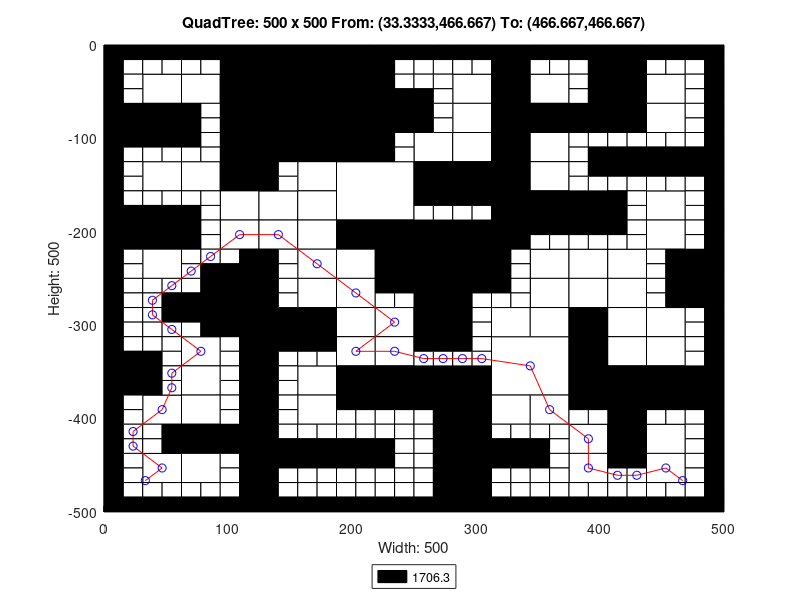

Reproduce this figure in MATLAB.
axis([0 500 -500 0]);
title('QuadTree: 500 x 500 From: (33.3333,466.667) To: (466.667,466.667)');
xlabel('Width: 500');
ylabel('Height: 500');
rectangle('Position',[125 -62.5 62.5 62.5], 'FaceColor',[0 0 0]);
rectangle('Position',[125 -125 62.5 62.5], 'FaceColor',[0 0 0]);
rectangle('Position',[187.5 -187.5 62.5 62.5], 'FaceColor',[1 1 1]);
rectangle('Position',[250 -250 62.5 62.5], 'FaceColor',[0 0 0]);
rectangle('Position',[312.5 -375 62.5 62.5], 'FaceColor',[1 1 1]);
rectangle('Position',[31.25 -62.5 31.25 31.25], 'FaceColor',[1 1 1]);
rectangle('Position',[93.75 -31.25 31.25 31.25], 'FaceColor',[0 0 0]);
rectangle('Position',[62.5 -62.5 31.25 31.25], 'FaceColor',[1 1 1]);
rectangle('Position',[93.75 -62.5 31.25 31.25], 'FaceColor',[0 0 0]);
rectangle('Position',[0 -93.75 31.25 31.25], 'FaceColor',[0 0 0]);
rectangle('Position',[31.25 -93.75 31.25 31.25], 'FaceColor',[0 0 0]);
rectangle('Position',[93.75 -93.75 31.25 31.25], 'FaceColor',[0 0 0]);
rectangle('Position',[93.75 -125 31.25 31.25], 'FaceColor',[0 0 0]);
rectangle('Position',[187.5 -31.25 31.25 31.25], 'FaceColor',[0 0 0]);
rectangle('Position',[187.5 -62.5 31.25 31.25], 'FaceColor',[0 0 0]);
rectangle('Position',[187.5 -93.75 31.25 31.25], 'FaceColor',[0 0 0]);
rectangle('Position',[218.75 -93.75 31.25 31.25], 'FaceColor',[0 0 0]);
rectangle('Position',[187.5 -125 31.25 31.25], 'FaceColor',[0 0 0]);
rectangle('Position',[31.25 -156.25 31.25 31.25], 'FaceColor',[1 1 1]);
rectangle('Position',[62.5 -156.25 31.25 31.25], 'FaceColor',[1 1 1]);
rectangle('Position',[93.75 -156.25 31.25 31.25], 'FaceColor',[0 0 0]);
rectangle('Position',[93.75 -187.5 31.25 31.25], 'FaceColor',[1 1 1]);
rectangle('Position',[0 -218.75 31.25 31.25], 'FaceColor',[0 0 0]);
rectangle('Position',[31.25 -218.75 31.25 31.25], 'FaceColor',[0 0 0]);
rectangle('Position',[31.25 -250 31.25 31.25], 'FaceColor',[1 1 1]);
rectangle('Position',[93.75 -218.75 31.25 31.25], 'FaceColor',[1 1 1]);
rectangle('Position',[156.25 -156.25 31.25 31.25], 'FaceColor',[1 1 1]);
rectangle('Position',[125 -187.5 31.25 31.25], 'FaceColor',[1 1 1]);
rectangle('Position',[156.25 -187.5 31.25 31.25], 'FaceColor',[1 1 1]);
rectangle('Position',[125 -218.75 31.25 31.25], 'FaceColor',[1 1 1]);
rectangle('Position',[156.25 -218.75 31.25 31.25], 'FaceColor',[1 1 1]);
rectangle('Position',[156.25 -250 31.25 31.25], 'FaceColor',[1 1 1]);
rectangle('Position',[187.5 -218.75 31.25 31.25], 'FaceColor',[0 0 0]);
rectangle('Position',[218.75 -218.75 31.25 31.25], 'FaceColor',[0 0 0]);
rectangle('Position',[187.5 -250 31.25 31.25], 'FaceColor',[1 1 1]);
rectangle('Position',[218.75 -250 31.25 31.25], 'FaceColor',[0 0 0]);
rectangle('Position',[281.25 -62.5 31.25 31.25], 'FaceColor',[1 1 1]);
rectangle('Position',[312.5 -31.25 31.25 31.25], 'FaceColor',[0 0 0]);
rectangle('Position',[312.5 -62.5 31.25 31.25], 'FaceColor',[0 0 0]);
rectangle('Position',[343.75 -62.5 31.25 31.25], 'FaceColor',[1 1 1]);
rectangle('Position',[281.25 -93.75 31.25 31.25], 'FaceColor',[1 1 1]);
rectangle('Position',[250 -125 31.25 31.25], 'FaceColor',[1 1 1]);
rectangle('Position',[281.25 -125 31.25 31.25], 'FaceColor',[1 1 1]);
rectangle('Position',[312.5 -93.75 31.25 31.25], 'FaceColor',[0 0 0]);
rectangle('Position',[343.75 -93.75 31.25 31.25], 'FaceColor',[0 0 0]);
rectangle('Position',[312.5 -125 31.25 31.25], 'FaceColor',[0 0 0]);
rectangle('Position',[343.75 -125 31.25 31.25], 'FaceColor',[1 1 1]);
rectangle('Position',[406.25 -31.25 31.25 31.25], 'FaceColor',[0 0 0]);
rectangle('Position',[406.25 -62.5 31.25 31.25], 'FaceColor',[0 0 0]);
rectangle('Position',[437.5 -62.5 31.25 31.25], 'FaceColor',[1 1 1]);
rectangle('Position',[375 -93.75 31.25 31.25], 'FaceColor',[0 0 0]);
rectangle('Position',[406.25 -93.75 31.25 31.25], 'FaceColor',[0 0 0]);
rectangle('Position',[437.5 -93.75 31.25 31.25], 'FaceColor',[1 1 1]);
rectangle('Position',[250 -156.25 31.25 31.25], 'FaceColor',[0 0 0]);
rectangle('Position',[281.25 -156.25 31.25 31.25], 'FaceColor',[0 0 0]);
rectangle('Position',[312.5 -156.25 31.25 31.25], 'FaceColor',[0 0 0]);
rectangle('Position',[343.75 -156.25 31.25 31.25], 'FaceColor',[1 1 1]);
rectangle('Position',[312.5 -187.5 31.25 31.25], 'FaceColor',[0 0 0]);
rectangle('Position',[343.75 -187.5 31.25 31.25], 'FaceColor',[0 0 0]);
rectangle('Position',[312.5 -218.75 31.25 31.25], 'FaceColor',[0 0 0]);
rectangle('Position',[343.75 -250 31.25 31.25], 'FaceColor',[1 1 1]);
rectangle('Position',[375 -187.5 31.25 31.25], 'FaceColor',[0 0 0]);
rectangle('Position',[437.5 -187.5 31.25 31.25], 'FaceColor',[1 1 1]);
rectangle('Position',[375 -250 31.25 31.25], 'FaceColor',[1 1 1]);
rectangle('Position',[406.25 -250 31.25 31.25], 'FaceColor',[1 1 1]);
rectangle('Position',[437.5 -218.75 31.25 31.25], 'FaceColor',[1 1 1]);
rectangle('Position',[468.75 -250 31.25 31.25], 'FaceColor',[0 0 0]);
rectangle('Position',[93.75 -281.25 31.25 31.25], 'FaceColor',[0 0 0]);
rectangle('Position',[93.75 -312.5 31.25 31.25], 'FaceColor',[0 0 0]);
rectangle('Position',[0 -375 31.25 31.25], 'FaceColor',[0 0 0]);
rectangle('Position',[62.5 -343.75 31.25 31.25], 'FaceColor',[1 1 1]);
rectangle('Position',[62.5 -375 31.25 31.25], 'FaceColor',[1 1 1]);
rectangle('Position',[156.25 -281.25 31.25 31.25], 'FaceColor',[1 1 1]);
rectangle('Position',[125 -312.5 31.25 31.25], 'FaceColor',[0 0 0]);
rectangle('Position',[156.25 -312.5 31.25 31.25], 'FaceColor',[0 0 0]);
rectangle('Position',[187.5 -281.25 31.25 31.25], 'FaceColor',[1 1 1]);
rectangle('Position',[187.5 -312.5 31.25 31.25], 'FaceColor',[1 1 1]);
rectangle('Position',[218.75 -312.5 31.25 31.25], 'FaceColor',[1 1 1]);
rectangle('Position',[156.25 -375 31.25 31.25], 'FaceColor',[1 1 1]);
rectangle('Position',[187.5 -343.75 31.25 31.25], 'FaceColor',[1 1 1]);
rectangle('Position',[218.75 -343.75 31.25 31.25], 'FaceColor',[1 1 1]);
rectangle('Position',[187.5 -375 31.25 31.25], 'FaceColor',[0 0 0]);
rectangle('Position',[218.75 -375 31.25 31.25], 'FaceColor',[0 0 0]);
rectangle('Position',[31.25 -406.25 31.25 31.25], 'FaceColor',[1 1 1]);
rectangle('Position',[62.5 -406.25 31.25 31.25], 'FaceColor',[1 1 1]);
rectangle('Position',[62.5 -437.5 31.25 31.25], 'FaceColor',[0 0 0]);
rectangle('Position',[93.75 -437.5 31.25 31.25], 'FaceColor',[0 0 0]);
rectangle('Position',[31.25 -468.75 31.25 31.25], 'FaceColor',[1 1 1]);
rectangle('Position',[62.5 -468.75 31.25 31.25], 'FaceColor',[1 1 1]);
rectangle('Position',[156.25 -406.25 31.25 31.25], 'FaceColor',[1 1 1]);
rectangle('Position',[250 -281.25 31.25 31.25], 'FaceColor',[0 0 0]);
rectangle('Position',[250 -312.5 31.25 31.25], 'FaceColor',[0 0 0]);
rectangle('Position',[343.75 -281.25 31.25 31.25], 'FaceColor',[1 1 1]);
rectangle('Position',[312.5 -312.5 31.25 31.25], 'FaceColor',[1 1 1]);
rectangle('Position',[343.75 -312.5 31.25 31.25], 'FaceColor',[1 1 1]);
rectangle('Position',[250 -375 31.25 31.25], 'FaceColor',[0 0 0]);
rectangle('Position',[281.25 -375 31.25 31.25], 'FaceColor',[0 0 0]);
rectangle('Position',[375 -281.25 31.25 31.25], 'FaceColor',[1 1 1]);
rectangle('Position',[406.25 -281.25 31.25 31.25], 'FaceColor',[1 1 1]);
rectangle('Position',[375 -312.5 31.25 31.25], 'FaceColor',[0 0 0]);
rectangle('Position',[406.25 -312.5 31.25 31.25], 'FaceColor',[1 1 1]);
rectangle('Position',[468.75 -281.25 31.25 31.25], 'FaceColor',[0 0 0]);
rectangle('Position',[437.5 -312.5 31.25 31.25], 'FaceColor',[1 1 1]);
rectangle('Position',[375 -343.75 31.25 31.25], 'FaceColor',[0 0 0]);
rectangle('Position',[406.25 -343.75 31.25 31.25], 'FaceColor',[1 1 1]);
rectangle('Position',[375 -375 31.25 31.25], 'FaceColor',[0 0 0]);
rectangle('Position',[406.25 -375 31.25 31.25], 'FaceColor',[0 0 0]);
rectangle('Position',[437.5 -343.75 31.25 31.25], 'FaceColor',[1 1 1]);
rectangle('Position',[437.5 -375 31.25 31.25], 'FaceColor',[0 0 0]);
rectangle('Position',[468.75 -375 31.25 31.25], 'FaceColor',[0 0 0]);
rectangle('Position',[281.25 -406.25 31.25 31.25], 'FaceColor',[0 0 0]);
rectangle('Position',[281.25 -437.5 31.25 31.25], 'FaceColor',[0 0 0]);
rectangle('Position',[312.5 -406.25 31.25 31.25], 'FaceColor',[1 1 1]);
rectangle('Position',[343.75 -406.25 31.25 31.25], 'FaceColor',[1 1 1]);
rectangle('Position',[281.25 -468.75 31.25 31.25], 'FaceColor',[0 0 0]);
rectangle('Position',[281.25 -500 31.25 31.25], 'FaceColor',[0 0 0]);
rectangle('Position',[406.25 -406.25 31.25 31.25], 'FaceColor',[0 0 0]);
rectangle('Position',[375 -437.5 31.25 31.25], 'FaceColor',[1 1 1]);
rectangle('Position',[406.25 -437.5 31.25 31.25], 'FaceColor',[0 0 0]);
rectangle('Position',[437.5 -437.5 31.25 31.25], 'FaceColor',[1 1 1]);
rectangle('Position',[375 -468.75 31.25 31.25], 'FaceColor',[1 1 1]);
rectangle('Position',[437.5 -468.75 31.25 31.25], 'FaceColor',[1 1 1]);
rectangle('Position',[0 -15.625 15.625 15.625], 'FaceColor',[0 0 0]);
rectangle('Position',[15.625 -15.625 15.625 15.625], 'FaceColor',[0 0 0]);
rectangle('Position',[0 -31.25 15.625 15.625], 'FaceColor',[0 0 0]);
rectangle('Position',[15.625 -31.25 15.625 15.625], 'FaceColor',[1 1 1]);
rectangle('Position',[31.25 -15.625 15.625 15.625], 'FaceColor',[0 0 0]);
rectangle('Position',[46.875 -15.625 15.625 15.625], 'FaceColor',[0 0 0]);
rectangle('Position',[31.25 -31.25 15.625 15.625], 'FaceColor',[1 1 1]);
rectangle('Position',[46.875 -31.25 15.625 15.625], 'FaceColor',[1 1 1]);
rectangle('Position',[0 -46.875 15.625 15.625], 'FaceColor',[0 0 0]);
rectangle('Position',[15.625 -46.875 15.625 15.625], 'FaceColor',[1 1 1]);
rectangle('Position',[0 -62.5 15.625 15.625], 'FaceColor',[0 0 0]);
rectangle('Position',[15.625 -62.5 15.625 15.625], 'FaceColor',[1 1 1]);
rectangle('Position',[62.5 -15.625 15.625 15.625], 'FaceColor',[0 0 0]);
rectangle('Position',[78.125 -15.625 15.625 15.625], 'FaceColor',[0 0 0]);
rectangle('Position',[62.5 -31.25 15.625 15.625], 'FaceColor',[1 1 1]);
rectangle('Position',[78.125 -31.25 15.625 15.625], 'FaceColor',[1 1 1]);
rectangle('Position',[0 -109.375 15.625 15.625], 'FaceColor',[0 0 0]);
rectangle('Position',[15.625 -109.375 15.625 15.625], 'FaceColor',[0 0 0]);
rectangle('Position',[0 -125 15.625 15.625], 'FaceColor',[0 0 0]);
rectangle('Position',[15.625 -125 15.625 15.625], 'FaceColor',[1 1 1]);
rectangle('Position',[31.25 -109.375 15.625 15.625], 'FaceColor',[0 0 0]);
rectangle('Position',[46.875 -109.375 15.625 15.625], 'FaceColor',[0 0 0]);
rectangle('Position',[31.25 -125 15.625 15.625], 'FaceColor',[1 1 1]);
rectangle('Position',[46.875 -125 15.625 15.625], 'FaceColor',[1 1 1]);
rectangle('Position',[62.5 -78.125 15.625 15.625], 'FaceColor',[0 0 0]);
rectangle('Position',[78.125 -78.125 15.625 15.625], 'FaceColor',[1 1 1]);
rectangle('Position',[62.5 -93.75 15.625 15.625], 'FaceColor',[0 0 0]);
rectangle('Position',[78.125 -93.75 15.625 15.625], 'FaceColor',[1 1 1]);
rectangle('Position',[62.5 -109.375 15.625 15.625], 'FaceColor',[0 0 0]);
rectangle('Position',[78.125 -109.375 15.625 15.625], 'FaceColor',[1 1 1]);
rectangle('Position',[62.5 -125 15.625 15.625], 'FaceColor',[1 1 1]);
rectangle('Position',[78.125 -125 15.625 15.625], 'FaceColor',[1 1 1]);
rectangle('Position',[218.75 -15.625 15.625 15.625], 'FaceColor',[0 0 0]);
rectangle('Position',[234.375 -15.625 15.625 15.625], 'FaceColor',[0 0 0]);
rectangle('Position',[218.75 -31.25 15.625 15.625], 'FaceColor',[0 0 0]);
rectangle('Position',[234.375 -31.25 15.625 15.625], 'FaceColor',[1 1 1]);
rectangle('Position',[218.75 -46.875 15.625 15.625], 'FaceColor',[0 0 0]);
rectangle('Position',[234.375 -46.875 15.625 15.625], 'FaceColor',[1 1 1]);
rectangle('Position',[218.75 -62.5 15.625 15.625], 'FaceColor',[0 0 0]);
rectangle('Position',[234.375 -62.5 15.625 15.625], 'FaceColor',[0 0 0]);
rectangle('Position',[218.75 -109.375 15.625 15.625], 'FaceColor',[0 0 0]);
rectangle('Position',[234.375 -109.375 15.625 15.625], 'FaceColor',[1 1 1]);
rectangle('Position',[218.75 -125 15.625 15.625], 'FaceColor',[0 0 0]);
rectangle('Position',[234.375 -125 15.625 15.625], 'FaceColor',[1 1 1]);
rectangle('Position',[0 -140.625 15.625 15.625], 'FaceColor',[0 0 0]);
rectangle('Position',[15.625 -140.625 15.625 15.625], 'FaceColor',[1 1 1]);
rectangle('Position',[0 -156.25 15.625 15.625], 'FaceColor',[0 0 0]);
rectangle('Position',[15.625 -156.25 15.625 15.625], 'FaceColor',[1 1 1]);
rectangle('Position',[0 -171.875 15.625 15.625], 'FaceColor',[0 0 0]);
rectangle('Position',[15.625 -171.875 15.625 15.625], 'FaceColor',[1 1 1]);
rectangle('Position',[0 -187.5 15.625 15.625], 'FaceColor',[0 0 0]);
rectangle('Position',[15.625 -187.5 15.625 15.625], 'FaceColor',[0 0 0]);
rectangle('Position',[31.25 -171.875 15.625 15.625], 'FaceColor',[1 1 1]);
rectangle('Position',[46.875 -171.875 15.625 15.625], 'FaceColor',[1 1 1]);
rectangle('Position',[31.25 -187.5 15.625 15.625], 'FaceColor',[0 0 0]);
rectangle('Position',[46.875 -187.5 15.625 15.625], 'FaceColor',[0 0 0]);
rectangle('Position',[62.5 -171.875 15.625 15.625], 'FaceColor',[1 1 1]);
rectangle('Position',[78.125 -171.875 15.625 15.625], 'FaceColor',[1 1 1]);
rectangle('Position',[62.5 -187.5 15.625 15.625], 'FaceColor',[0 0 0]);
rectangle('Position',[78.125 -187.5 15.625 15.625], 'FaceColor',[1 1 1]);
rectangle('Position',[0 -234.375 15.625 15.625], 'FaceColor',[0 0 0]);
rectangle('Position',[15.625 -234.375 15.625 15.625], 'FaceColor',[1 1 1]);
rectangle('Position',[0 -250 15.625 15.625], 'FaceColor',[0 0 0]);
rectangle('Position',[15.625 -250 15.625 15.625], 'FaceColor',[1 1 1]);
rectangle('Position',[62.5 -203.125 15.625 15.625], 'FaceColor',[0 0 0]);
rectangle('Position',[78.125 -203.125 15.625 15.625], 'FaceColor',[1 1 1]);
rectangle('Position',[62.5 -218.75 15.625 15.625], 'FaceColor',[0 0 0]);
rectangle('Position',[78.125 -218.75 15.625 15.625], 'FaceColor',[1 1 1]);
rectangle('Position',[62.5 -234.375 15.625 15.625], 'FaceColor',[1 1 1]);
rectangle('Position',[78.125 -234.375 15.625 15.625], 'FaceColor',[1 1 1]);
rectangle('Position',[62.5 -250 15.625 15.625], 'FaceColor',[1 1 1]);
rectangle('Position',[78.125 -250 15.625 15.625], 'FaceColor',[0 0 0]);
rectangle('Position',[93.75 -234.375 15.625 15.625], 'FaceColor',[1 1 1]);
rectangle('Position',[109.375 -234.375 15.625 15.625], 'FaceColor',[0 0 0]);
rectangle('Position',[93.75 -250 15.625 15.625], 'FaceColor',[0 0 0]);
rectangle('Position',[109.375 -250 15.625 15.625], 'FaceColor',[0 0 0]);
rectangle('Position',[125 -140.625 15.625 15.625], 'FaceColor',[0 0 0]);
rectangle('Position',[140.625 -140.625 15.625 15.625], 'FaceColor',[1 1 1]);
rectangle('Position',[125 -156.25 15.625 15.625], 'FaceColor',[0 0 0]);
rectangle('Position',[140.625 -156.25 15.625 15.625], 'FaceColor',[1 1 1]);
rectangle('Position',[125 -234.375 15.625 15.625], 'FaceColor',[0 0 0]);
rectangle('Position',[140.625 -234.375 15.625 15.625], 'FaceColor',[1 1 1]);
rectangle('Position',[125 -250 15.625 15.625], 'FaceColor',[0 0 0]);
rectangle('Position',[140.625 -250 15.625 15.625], 'FaceColor',[1 1 1]);
rectangle('Position',[250 -15.625 15.625 15.625], 'FaceColor',[0 0 0]);
rectangle('Position',[265.625 -15.625 15.625 15.625], 'FaceColor',[0 0 0]);
rectangle('Position',[250 -31.25 15.625 15.625], 'FaceColor',[1 1 1]);
rectangle('Position',[265.625 -31.25 15.625 15.625], 'FaceColor',[1 1 1]);
rectangle('Position',[281.25 -15.625 15.625 15.625], 'FaceColor',[0 0 0]);
rectangle('Position',[296.875 -15.625 15.625 15.625], 'FaceColor',[0 0 0]);
rectangle('Position',[281.25 -31.25 15.625 15.625], 'FaceColor',[1 1 1]);
rectangle('Position',[296.875 -31.25 15.625 15.625], 'FaceColor',[1 1 1]);
rectangle('Position',[250 -46.875 15.625 15.625], 'FaceColor',[1 1 1]);
rectangle('Position',[265.625 -46.875 15.625 15.625], 'FaceColor',[1 1 1]);
rectangle('Position',[250 -62.5 15.625 15.625], 'FaceColor',[0 0 0]);
rectangle('Position',[265.625 -62.5 15.625 15.625], 'FaceColor',[1 1 1]);
rectangle('Position',[343.75 -15.625 15.625 15.625], 'FaceColor',[0 0 0]);
rectangle('Position',[359.375 -15.625 15.625 15.625], 'FaceColor',[0 0 0]);
rectangle('Position',[343.75 -31.25 15.625 15.625], 'FaceColor',[1 1 1]);
rectangle('Position',[359.375 -31.25 15.625 15.625], 'FaceColor',[1 1 1]);
rectangle('Position',[250 -78.125 15.625 15.625], 'FaceColor',[0 0 0]);
rectangle('Position',[265.625 -78.125 15.625 15.625], 'FaceColor',[1 1 1]);
rectangle('Position',[250 -93.75 15.625 15.625], 'FaceColor',[0 0 0]);
rectangle('Position',[265.625 -93.75 15.625 15.625], 'FaceColor',[1 1 1]);
rectangle('Position',[375 -15.625 15.625 15.625], 'FaceColor',[0 0 0]);
rectangle('Position',[390.625 -15.625 15.625 15.625], 'FaceColor',[0 0 0]);
rectangle('Position',[375 -31.25 15.625 15.625], 'FaceColor',[1 1 1]);
rectangle('Position',[390.625 -31.25 15.625 15.625], 'FaceColor',[0 0 0]);
rectangle('Position',[375 -46.875 15.625 15.625], 'FaceColor',[1 1 1]);
rectangle('Position',[390.625 -46.875 15.625 15.625], 'FaceColor',[0 0 0]);
rectangle('Position',[375 -62.5 15.625 15.625], 'FaceColor',[1 1 1]);
rectangle('Position',[390.625 -62.5 15.625 15.625], 'FaceColor',[0 0 0]);
rectangle('Position',[437.5 -15.625 15.625 15.625], 'FaceColor',[0 0 0]);
rectangle('Position',[453.125 -15.625 15.625 15.625], 'FaceColor',[0 0 0]);
rectangle('Position',[437.5 -31.25 15.625 15.625], 'FaceColor',[1 1 1]);
rectangle('Position',[453.125 -31.25 15.625 15.625], 'FaceColor',[1 1 1]);
rectangle('Position',[468.75 -15.625 15.625 15.625], 'FaceColor',[0 0 0]);
rectangle('Position',[484.375 -15.625 15.625 15.625], 'FaceColor',[0 0 0]);
rectangle('Position',[468.75 -31.25 15.625 15.625], 'FaceColor',[1 1 1]);
rectangle('Position',[484.375 -31.25 15.625 15.625], 'FaceColor',[0 0 0]);
rectangle('Position',[468.75 -46.875 15.625 15.625], 'FaceColor',[1 1 1]);
rectangle('Position',[484.375 -46.875 15.625 15.625], 'FaceColor',[0 0 0]);
rectangle('Position',[468.75 -62.5 15.625 15.625], 'FaceColor',[1 1 1]);
rectangle('Position',[484.375 -62.5 15.625 15.625], 'FaceColor',[0 0 0]);
rectangle('Position',[375 -109.375 15.625 15.625], 'FaceColor',[1 1 1]);
rectangle('Position',[390.625 -109.375 15.625 15.625], 'FaceColor',[1 1 1]);
rectangle('Position',[375 -125 15.625 15.625], 'FaceColor',[1 1 1]);
rectangle('Position',[390.625 -125 15.625 15.625], 'FaceColor',[0 0 0]);
rectangle('Position',[406.25 -109.375 15.625 15.625], 'FaceColor',[1 1 1]);
rectangle('Position',[421.875 -109.375 15.625 15.625], 'FaceColor',[1 1 1]);
rectangle('Position',[406.25 -125 15.625 15.625], 'FaceColor',[0 0 0]);
rectangle('Position',[421.875 -125 15.625 15.625], 'FaceColor',[0 0 0]);
rectangle('Position',[468.75 -78.125 15.625 15.625], 'FaceColor',[1 1 1]);
rectangle('Position',[484.375 -78.125 15.625 15.625], 'FaceColor',[0 0 0]);
rectangle('Position',[468.75 -93.75 15.625 15.625], 'FaceColor',[1 1 1]);
rectangle('Position',[484.375 -93.75 15.625 15.625], 'FaceColor',[0 0 0]);
rectangle('Position',[437.5 -109.375 15.625 15.625], 'FaceColor',[1 1 1]);
rectangle('Position',[453.125 -109.375 15.625 15.625], 'FaceColor',[1 1 1]);
rectangle('Position',[437.5 -125 15.625 15.625], 'FaceColor',[0 0 0]);
rectangle('Position',[453.125 -125 15.625 15.625], 'FaceColor',[0 0 0]);
rectangle('Position',[468.75 -109.375 15.625 15.625], 'FaceColor',[1 1 1]);
rectangle('Position',[484.375 -109.375 15.625 15.625], 'FaceColor',[0 0 0]);
rectangle('Position',[468.75 -125 15.625 15.625], 'FaceColor',[0 0 0]);
rectangle('Position',[484.375 -125 15.625 15.625], 'FaceColor',[0 0 0]);
rectangle('Position',[250 -171.875 15.625 15.625], 'FaceColor',[0 0 0]);
rectangle('Position',[265.625 -171.875 15.625 15.625], 'FaceColor',[0 0 0]);
rectangle('Position',[250 -187.5 15.625 15.625], 'FaceColor',[1 1 1]);
rectangle('Position',[265.625 -187.5 15.625 15.625], 'FaceColor',[1 1 1]);
rectangle('Position',[281.25 -171.875 15.625 15.625], 'FaceColor',[0 0 0]);
rectangle('Position',[296.875 -171.875 15.625 15.625], 'FaceColor',[0 0 0]);
rectangle('Position',[281.25 -187.5 15.625 15.625], 'FaceColor',[1 1 1]);
rectangle('Position',[296.875 -187.5 15.625 15.625], 'FaceColor',[1 1 1]);
rectangle('Position',[343.75 -203.125 15.625 15.625], 'FaceColor',[0 0 0]);
rectangle('Position',[359.375 -203.125 15.625 15.625], 'FaceColor',[0 0 0]);
rectangle('Position',[343.75 -218.75 15.625 15.625], 'FaceColor',[1 1 1]);
rectangle('Position',[359.375 -218.75 15.625 15.625], 'FaceColor',[1 1 1]);
rectangle('Position',[312.5 -234.375 15.625 15.625], 'FaceColor',[0 0 0]);
rectangle('Position',[328.125 -234.375 15.625 15.625], 'FaceColor',[1 1 1]);
rectangle('Position',[312.5 -250 15.625 15.625], 'FaceColor',[0 0 0]);
rectangle('Position',[328.125 -250 15.625 15.625], 'FaceColor',[1 1 1]);
rectangle('Position',[375 -140.625 15.625 15.625], 'FaceColor',[1 1 1]);
rectangle('Position',[390.625 -140.625 15.625 15.625], 'FaceColor',[0 0 0]);
rectangle('Position',[375 -156.25 15.625 15.625], 'FaceColor',[1 1 1]);
rectangle('Position',[390.625 -156.25 15.625 15.625], 'FaceColor',[1 1 1]);
rectangle('Position',[406.25 -140.625 15.625 15.625], 'FaceColor',[0 0 0]);
rectangle('Position',[421.875 -140.625 15.625 15.625], 'FaceColor',[0 0 0]);
rectangle('Position',[406.25 -156.25 15.625 15.625], 'FaceColor',[1 1 1]);
rectangle('Position',[421.875 -156.25 15.625 15.625], 'FaceColor',[1 1 1]);
rectangle('Position',[406.25 -171.875 15.625 15.625], 'FaceColor',[0 0 0]);
rectangle('Position',[421.875 -171.875 15.625 15.625], 'FaceColor',[1 1 1]);
rectangle('Position',[406.25 -187.5 15.625 15.625], 'FaceColor',[0 0 0]);
rectangle('Position',[421.875 -187.5 15.625 15.625], 'FaceColor',[1 1 1]);
rectangle('Position',[437.5 -140.625 15.625 15.625], 'FaceColor',[0 0 0]);
rectangle('Position',[453.125 -140.625 15.625 15.625], 'FaceColor',[0 0 0]);
rectangle('Position',[437.5 -156.25 15.625 15.625], 'FaceColor',[1 1 1]);
rectangle('Position',[453.125 -156.25 15.625 15.625], 'FaceColor',[1 1 1]);
rectangle('Position',[468.75 -140.625 15.625 15.625], 'FaceColor',[0 0 0]);
rectangle('Position',[484.375 -140.625 15.625 15.625], 'FaceColor',[0 0 0]);
rectangle('Position',[468.75 -156.25 15.625 15.625], 'FaceColor',[1 1 1]);
rectangle('Position',[484.375 -156.25 15.625 15.625], 'FaceColor',[0 0 0]);
rectangle('Position',[468.75 -171.875 15.625 15.625], 'FaceColor',[1 1 1]);
rectangle('Position',[484.375 -171.875 15.625 15.625], 'FaceColor',[0 0 0]);
rectangle('Position',[468.75 -187.5 15.625 15.625], 'FaceColor',[1 1 1]);
rectangle('Position',[484.375 -187.5 15.625 15.625], 'FaceColor',[0 0 0]);
rectangle('Position',[375 -203.125 15.625 15.625], 'FaceColor',[0 0 0]);
rectangle('Position',[390.625 -203.125 15.625 15.625], 'FaceColor',[0 0 0]);
rectangle('Position',[375 -218.75 15.625 15.625], 'FaceColor',[1 1 1]);
rectangle('Position',[390.625 -218.75 15.625 15.625], 'FaceColor',[1 1 1]);
rectangle('Position',[406.25 -203.125 15.625 15.625], 'FaceColor',[0 0 0]);
rectangle('Position',[421.875 -203.125 15.625 15.625], 'FaceColor',[1 1 1]);
rectangle('Position',[406.25 -218.75 15.625 15.625], 'FaceColor',[1 1 1]);
rectangle('Position',[421.875 -218.75 15.625 15.625], 'FaceColor',[1 1 1]);
rectangle('Position',[468.75 -203.125 15.625 15.625], 'FaceColor',[1 1 1]);
rectangle('Position',[484.375 -203.125 15.625 15.625], 'FaceColor',[0 0 0]);
rectangle('Position',[468.75 -218.75 15.625 15.625], 'FaceColor',[1 1 1]);
rectangle('Position',[484.375 -218.75 15.625 15.625], 'FaceColor',[0 0 0]);
rectangle('Position',[437.5 -234.375 15.625 15.625], 'FaceColor',[1 1 1]);
rectangle('Position',[453.125 -234.375 15.625 15.625], 'FaceColor',[0 0 0]);
rectangle('Position',[437.5 -250 15.625 15.625], 'FaceColor',[1 1 1]);
rectangle('Position',[453.125 -250 15.625 15.625], 'FaceColor',[0 0 0]);
rectangle('Position',[0 -265.625 15.625 15.625], 'FaceColor',[0 0 0]);
rectangle('Position',[15.625 -265.625 15.625 15.625], 'FaceColor',[1 1 1]);
rectangle('Position',[0 -281.25 15.625 15.625], 'FaceColor',[0 0 0]);
rectangle('Position',[15.625 -281.25 15.625 15.625], 'FaceColor',[1 1 1]);
rectangle('Position',[31.25 -265.625 15.625 15.625], 'FaceColor',[1 1 1]);
rectangle('Position',[46.875 -265.625 15.625 15.625], 'FaceColor',[1 1 1]);
rectangle('Position',[31.25 -281.25 15.625 15.625], 'FaceColor',[1 1 1]);
rectangle('Position',[46.875 -281.25 15.625 15.625], 'FaceColor',[0 0 0]);
rectangle('Position',[0 -296.875 15.625 15.625], 'FaceColor',[0 0 0]);
rectangle('Position',[15.625 -296.875 15.625 15.625], 'FaceColor',[1 1 1]);
rectangle('Position',[0 -312.5 15.625 15.625], 'FaceColor',[0 0 0]);
rectangle('Position',[15.625 -312.5 15.625 15.625], 'FaceColor',[1 1 1]);
rectangle('Position',[31.25 -296.875 15.625 15.625], 'FaceColor',[1 1 1]);
rectangle('Position',[46.875 -296.875 15.625 15.625], 'FaceColor',[0 0 0]);
rectangle('Position',[31.25 -312.5 15.625 15.625], 'FaceColor',[1 1 1]);
rectangle('Position',[46.875 -312.5 15.625 15.625], 'FaceColor',[1 1 1]);
rectangle('Position',[62.5 -265.625 15.625 15.625], 'FaceColor',[1 1 1]);
rectangle('Position',[78.125 -265.625 15.625 15.625], 'FaceColor',[0 0 0]);
rectangle('Position',[62.5 -281.25 15.625 15.625], 'FaceColor',[0 0 0]);
rectangle('Position',[78.125 -281.25 15.625 15.625], 'FaceColor',[0 0 0]);
rectangle('Position',[62.5 -296.875 15.625 15.625], 'FaceColor',[0 0 0]);
rectangle('Position',[78.125 -296.875 15.625 15.625], 'FaceColor',[0 0 0]);
rectangle('Position',[62.5 -312.5 15.625 15.625], 'FaceColor',[1 1 1]);
rectangle('Position',[78.125 -312.5 15.625 15.625], 'FaceColor',[0 0 0]);
rectangle('Position',[0 -328.125 15.625 15.625], 'FaceColor',[0 0 0]);
rectangle('Position',[15.625 -328.125 15.625 15.625], 'FaceColor',[1 1 1]);
rectangle('Position',[0 -343.75 15.625 15.625], 'FaceColor',[0 0 0]);
rectangle('Position',[15.625 -343.75 15.625 15.625], 'FaceColor',[0 0 0]);
rectangle('Position',[31.25 -328.125 15.625 15.625], 'FaceColor',[1 1 1]);
rectangle('Position',[46.875 -328.125 15.625 15.625], 'FaceColor',[1 1 1]);
rectangle('Position',[31.25 -343.75 15.625 15.625], 'FaceColor',[0 0 0]);
rectangle('Position',[46.875 -343.75 15.625 15.625], 'FaceColor',[1 1 1]);
rectangle('Position',[31.25 -359.375 15.625 15.625], 'FaceColor',[0 0 0]);
rectangle('Position',[46.875 -359.375 15.625 15.625], 'FaceColor',[1 1 1]);
rectangle('Position',[31.25 -375 15.625 15.625], 'FaceColor',[0 0 0]);
rectangle('Position',[46.875 -375 15.625 15.625], 'FaceColor',[1 1 1]);
rectangle('Position',[93.75 -328.125 15.625 15.625], 'FaceColor',[1 1 1]);
rectangle('Position',[109.375 -328.125 15.625 15.625], 'FaceColor',[0 0 0]);
rectangle('Position',[93.75 -343.75 15.625 15.625], 'FaceColor',[1 1 1]);
rectangle('Position',[109.375 -343.75 15.625 15.625], 'FaceColor',[0 0 0]);
rectangle('Position',[93.75 -359.375 15.625 15.625], 'FaceColor',[1 1 1]);
rectangle('Position',[109.375 -359.375 15.625 15.625], 'FaceColor',[0 0 0]);
rectangle('Position',[93.75 -375 15.625 15.625], 'FaceColor',[1 1 1]);
rectangle('Position',[109.375 -375 15.625 15.625], 'FaceColor',[0 0 0]);
rectangle('Position',[125 -265.625 15.625 15.625], 'FaceColor',[0 0 0]);
rectangle('Position',[140.625 -265.625 15.625 15.625], 'FaceColor',[1 1 1]);
rectangle('Position',[125 -281.25 15.625 15.625], 'FaceColor',[0 0 0]);
rectangle('Position',[140.625 -281.25 15.625 15.625], 'FaceColor',[1 1 1]);
rectangle('Position',[218.75 -265.625 15.625 15.625], 'FaceColor',[0 0 0]);
rectangle('Position',[234.375 -265.625 15.625 15.625], 'FaceColor',[0 0 0]);
rectangle('Position',[218.75 -281.25 15.625 15.625], 'FaceColor',[1 1 1]);
rectangle('Position',[234.375 -281.25 15.625 15.625], 'FaceColor',[1 1 1]);
rectangle('Position',[125 -328.125 15.625 15.625], 'FaceColor',[0 0 0]);
rectangle('Position',[140.625 -328.125 15.625 15.625], 'FaceColor',[0 0 0]);
rectangle('Position',[125 -343.75 15.625 15.625], 'FaceColor',[0 0 0]);
rectangle('Position',[140.625 -343.75 15.625 15.625], 'FaceColor',[1 1 1]);
rectangle('Position',[156.25 -328.125 15.625 15.625], 'FaceColor',[0 0 0]);
rectangle('Position',[171.875 -328.125 15.625 15.625], 'FaceColor',[0 0 0]);
rectangle('Position',[156.25 -343.75 15.625 15.625], 'FaceColor',[1 1 1]);
rectangle('Position',[171.875 -343.75 15.625 15.625], 'FaceColor',[1 1 1]);
rectangle('Position',[125 -359.375 15.625 15.625], 'FaceColor',[0 0 0]);
rectangle('Position',[140.625 -359.375 15.625 15.625], 'FaceColor',[1 1 1]);
rectangle('Position',[125 -375 15.625 15.625], 'FaceColor',[0 0 0]);
rectangle('Position',[140.625 -375 15.625 15.625], 'FaceColor',[1 1 1]);
rectangle('Position',[0 -390.625 15.625 15.625], 'FaceColor',[0 0 0]);
rectangle('Position',[15.625 -390.625 15.625 15.625], 'FaceColor',[1 1 1]);
rectangle('Position',[0 -406.25 15.625 15.625], 'FaceColor',[0 0 0]);
rectangle('Position',[15.625 -406.25 15.625 15.625], 'FaceColor',[1 1 1]);
rectangle('Position',[0 -421.875 15.625 15.625], 'FaceColor',[0 0 0]);
rectangle('Position',[15.625 -421.875 15.625 15.625], 'FaceColor',[1 1 1]);
rectangle('Position',[0 -437.5 15.625 15.625], 'FaceColor',[0 0 0]);
rectangle('Position',[15.625 -437.5 15.625 15.625], 'FaceColor',[1 1 1]);
rectangle('Position',[31.25 -421.875 15.625 15.625], 'FaceColor',[1 1 1]);
rectangle('Position',[46.875 -421.875 15.625 15.625], 'FaceColor',[0 0 0]);
rectangle('Position',[31.25 -437.5 15.625 15.625], 'FaceColor',[1 1 1]);
rectangle('Position',[46.875 -437.5 15.625 15.625], 'FaceColor',[0 0 0]);
rectangle('Position',[93.75 -390.625 15.625 15.625], 'FaceColor',[1 1 1]);
rectangle('Position',[109.375 -390.625 15.625 15.625], 'FaceColor',[0 0 0]);
rectangle('Position',[93.75 -406.25 15.625 15.625], 'FaceColor',[1 1 1]);
rectangle('Position',[109.375 -406.25 15.625 15.625], 'FaceColor',[0 0 0]);
rectangle('Position',[0 -453.125 15.625 15.625], 'FaceColor',[0 0 0]);
rectangle('Position',[15.625 -453.125 15.625 15.625], 'FaceColor',[1 1 1]);
rectangle('Position',[0 -468.75 15.625 15.625], 'FaceColor',[0 0 0]);
rectangle('Position',[15.625 -468.75 15.625 15.625], 'FaceColor',[1 1 1]);
rectangle('Position',[0 -484.375 15.625 15.625], 'FaceColor',[0 0 0]);
rectangle('Position',[15.625 -484.375 15.625 15.625], 'FaceColor',[1 1 1]);
rectangle('Position',[0 -500 15.625 15.625], 'FaceColor',[0 0 0]);
rectangle('Position',[15.625 -500 15.625 15.625], 'FaceColor',[0 0 0]);
rectangle('Position',[31.25 -484.375 15.625 15.625], 'FaceColor',[1 1 1]);
rectangle('Position',[46.875 -484.375 15.625 15.625], 'FaceColor',[1 1 1]);
rectangle('Position',[31.25 -500 15.625 15.625], 'FaceColor',[0 0 0]);
rectangle('Position',[46.875 -500 15.625 15.625], 'FaceColor',[0 0 0]);
rectangle('Position',[93.75 -453.125 15.625 15.625], 'FaceColor',[1 1 1]);
rectangle('Position',[109.375 -453.125 15.625 15.625], 'FaceColor',[0 0 0]);
rectangle('Position',[93.75 -468.75 15.625 15.625], 'FaceColor',[1 1 1]);
rectangle('Position',[109.375 -468.75 15.625 15.625], 'FaceColor',[0 0 0]);
rectangle('Position',[62.5 -484.375 15.625 15.625], 'FaceColor',[1 1 1]);
rectangle('Position',[78.125 -484.375 15.625 15.625], 'FaceColor',[1 1 1]);
rectangle('Position',[62.5 -500 15.625 15.625], 'FaceColor',[0 0 0]);
rectangle('Position',[78.125 -500 15.625 15.625], 'FaceColor',[0 0 0]);
rectangle('Position',[93.75 -484.375 15.625 15.625], 'FaceColor',[1 1 1]);
rectangle('Position',[109.375 -484.375 15.625 15.625], 'FaceColor',[0 0 0]);
rectangle('Position',[93.75 -500 15.625 15.625], 'FaceColor',[0 0 0]);
rectangle('Position',[109.375 -500 15.625 15.625], 'FaceColor',[0 0 0]);
rectangle('Position',[125 -390.625 15.625 15.625], 'FaceColor',[0 0 0]);
rectangle('Position',[140.625 -390.625 15.625 15.625], 'FaceColor',[1 1 1]);
rectangle('Position',[125 -406.25 15.625 15.625], 'FaceColor',[0 0 0]);
rectangle('Position',[140.625 -406.25 15.625 15.625], 'FaceColor',[1 1 1]);
rectangle('Position',[125 -421.875 15.625 15.625], 'FaceColor',[0 0 0]);
rectangle('Position',[140.625 -421.875 15.625 15.625], 'FaceColor',[1 1 1]);
rectangle('Position',[125 -437.5 15.625 15.625], 'FaceColor',[0 0 0]);
rectangle('Position',[140.625 -437.5 15.625 15.625], 'FaceColor',[0 0 0]);
rectangle('Position',[156.25 -421.875 15.625 15.625], 'FaceColor',[1 1 1]);
rectangle('Position',[171.875 -421.875 15.625 15.625], 'FaceColor',[1 1 1]);
rectangle('Position',[156.25 -437.5 15.625 15.625], 'FaceColor',[0 0 0]);
rectangle('Position',[171.875 -437.5 15.625 15.625], 'FaceColor',[0 0 0]);
rectangle('Position',[187.5 -390.625 15.625 15.625], 'FaceColor',[0 0 0]);
rectangle('Position',[203.125 -390.625 15.625 15.625], 'FaceColor',[0 0 0]);
rectangle('Position',[187.5 -406.25 15.625 15.625], 'FaceColor',[1 1 1]);
rectangle('Position',[203.125 -406.25 15.625 15.625], 'FaceColor',[1 1 1]);
rectangle('Position',[218.75 -390.625 15.625 15.625], 'FaceColor',[0 0 0]);
rectangle('Position',[234.375 -390.625 15.625 15.625], 'FaceColor',[0 0 0]);
rectangle('Position',[218.75 -406.25 15.625 15.625], 'FaceColor',[1 1 1]);
rectangle('Position',[234.375 -406.25 15.625 15.625], 'FaceColor',[1 1 1]);
rectangle('Position',[187.5 -421.875 15.625 15.625], 'FaceColor',[1 1 1]);
rectangle('Position',[203.125 -421.875 15.625 15.625], 'FaceColor',[1 1 1]);
rectangle('Position',[187.5 -437.5 15.625 15.625], 'FaceColor',[0 0 0]);
rectangle('Position',[203.125 -437.5 15.625 15.625], 'FaceColor',[0 0 0]);
rectangle('Position',[218.75 -421.875 15.625 15.625], 'FaceColor',[1 1 1]);
rectangle('Position',[234.375 -421.875 15.625 15.625], 'FaceColor',[1 1 1]);
rectangle('Position',[218.75 -437.5 15.625 15.625], 'FaceColor',[0 0 0]);
rectangle('Position',[234.375 -437.5 15.625 15.625], 'FaceColor',[1 1 1]);
rectangle('Position',[125 -453.125 15.625 15.625], 'FaceColor',[0 0 0]);
rectangle('Position',[140.625 -453.125 15.625 15.625], 'FaceColor',[0 0 0]);
rectangle('Position',[125 -468.75 15.625 15.625], 'FaceColor',[0 0 0]);
rectangle('Position',[140.625 -468.75 15.625 15.625], 'FaceColor',[1 1 1]);
rectangle('Position',[156.25 -453.125 15.625 15.625], 'FaceColor',[0 0 0]);
rectangle('Position',[171.875 -453.125 15.625 15.625], 'FaceColor',[0 0 0]);
rectangle('Position',[156.25 -468.75 15.625 15.625], 'FaceColor',[1 1 1]);
rectangle('Position',[171.875 -468.75 15.625 15.625], 'FaceColor',[1 1 1]);
rectangle('Position',[125 -484.375 15.625 15.625], 'FaceColor',[0 0 0]);
rectangle('Position',[140.625 -484.375 15.625 15.625], 'FaceColor',[1 1 1]);
rectangle('Position',[125 -500 15.625 15.625], 'FaceColor',[0 0 0]);
rectangle('Position',[140.625 -500 15.625 15.625], 'FaceColor',[0 0 0]);
rectangle('Position',[156.25 -484.375 15.625 15.625], 'FaceColor',[1 1 1]);
rectangle('Position',[171.875 -484.375 15.625 15.625], 'FaceColor',[1 1 1]);
rectangle('Position',[156.25 -500 15.625 15.625], 'FaceColor',[0 0 0]);
rectangle('Position',[171.875 -500 15.625 15.625], 'FaceColor',[0 0 0]);
rectangle('Position',[187.5 -453.125 15.625 15.625], 'FaceColor',[0 0 0]);
rectangle('Position',[203.125 -453.125 15.625 15.625], 'FaceColor',[0 0 0]);
rectangle('Position',[187.5 -468.75 15.625 15.625], 'FaceColor',[1 1 1]);
rectangle('Position',[203.125 -468.75 15.625 15.625], 'FaceColor',[1 1 1]);
rectangle('Position',[218.75 -453.125 15.625 15.625], 'FaceColor',[0 0 0]);
rectangle('Position',[234.375 -453.125 15.625 15.625], 'FaceColor',[1 1 1]);
rectangle('Position',[218.75 -468.75 15.625 15.625], 'FaceColor',[1 1 1]);
rectangle('Position',[234.375 -468.75 15.625 15.625], 'FaceColor',[1 1 1]);
rectangle('Position',[187.5 -484.375 15.625 15.625], 'FaceColor',[1 1 1]);
rectangle('Position',[203.125 -484.375 15.625 15.625], 'FaceColor',[1 1 1]);
rectangle('Position',[187.5 -500 15.625 15.625], 'FaceColor',[0 0 0]);
rectangle('Position',[203.125 -500 15.625 15.625], 'FaceColor',[0 0 0]);
rectangle('Position',[218.75 -484.375 15.625 15.625], 'FaceColor',[1 1 1]);
rectangle('Position',[234.375 -484.375 15.625 15.625], 'FaceColor',[1 1 1]);
rectangle('Position',[218.75 -500 15.625 15.625], 'FaceColor',[0 0 0]);
rectangle('Position',[234.375 -500 15.625 15.625], 'FaceColor',[0 0 0]);
rectangle('Position',[281.25 -265.625 15.625 15.625], 'FaceColor',[0 0 0]);
rectangle('Position',[296.875 -265.625 15.625 15.625], 'FaceColor',[0 0 0]);
rectangle('Position',[281.25 -281.25 15.625 15.625], 'FaceColor',[0 0 0]);
rectangle('Position',[296.875 -281.25 15.625 15.625], 'FaceColor',[1 1 1]);
rectangle('Position',[281.25 -296.875 15.625 15.625], 'FaceColor',[0 0 0]);
rectangle('Position',[296.875 -296.875 15.625 15.625], 'FaceColor',[1 1 1]);
rectangle('Position',[281.25 -312.5 15.625 15.625], 'FaceColor',[0 0 0]);
rectangle('Position',[296.875 -312.5 15.625 15.625], 'FaceColor',[1 1 1]);
rectangle('Position',[312.5 -265.625 15.625 15.625], 'FaceColor',[0 0 0]);
rectangle('Position',[328.125 -265.625 15.625 15.625], 'FaceColor',[1 1 1]);
rectangle('Position',[312.5 -281.25 15.625 15.625], 'FaceColor',[1 1 1]);
rectangle('Position',[328.125 -281.25 15.625 15.625], 'FaceColor',[1 1 1]);
rectangle('Position',[250 -328.125 15.625 15.625], 'FaceColor',[0 0 0]);
rectangle('Position',[265.625 -328.125 15.625 15.625], 'FaceColor',[0 0 0]);
rectangle('Position',[250 -343.75 15.625 15.625], 'FaceColor',[1 1 1]);
rectangle('Position',[265.625 -343.75 15.625 15.625], 'FaceColor',[1 1 1]);
rectangle('Position',[281.25 -328.125 15.625 15.625], 'FaceColor',[0 0 0]);
rectangle('Position',[296.875 -328.125 15.625 15.625], 'FaceColor',[1 1 1]);
rectangle('Position',[281.25 -343.75 15.625 15.625], 'FaceColor',[1 1 1]);
rectangle('Position',[296.875 -343.75 15.625 15.625], 'FaceColor',[1 1 1]);
rectangle('Position',[437.5 -265.625 15.625 15.625], 'FaceColor',[1 1 1]);
rectangle('Position',[453.125 -265.625 15.625 15.625], 'FaceColor',[0 0 0]);
rectangle('Position',[437.5 -281.25 15.625 15.625], 'FaceColor',[1 1 1]);
rectangle('Position',[453.125 -281.25 15.625 15.625], 'FaceColor',[0 0 0]);
rectangle('Position',[468.75 -296.875 15.625 15.625], 'FaceColor',[1 1 1]);
rectangle('Position',[484.375 -296.875 15.625 15.625], 'FaceColor',[0 0 0]);
rectangle('Position',[468.75 -312.5 15.625 15.625], 'FaceColor',[1 1 1]);
rectangle('Position',[484.375 -312.5 15.625 15.625], 'FaceColor',[0 0 0]);
rectangle('Position',[468.75 -328.125 15.625 15.625], 'FaceColor',[1 1 1]);
rectangle('Position',[484.375 -328.125 15.625 15.625], 'FaceColor',[0 0 0]);
rectangle('Position',[468.75 -343.75 15.625 15.625], 'FaceColor',[1 1 1]);
rectangle('Position',[484.375 -343.75 15.625 15.625], 'FaceColor',[0 0 0]);
rectangle('Position',[250 -390.625 15.625 15.625], 'FaceColor',[0 0 0]);
rectangle('Position',[265.625 -390.625 15.625 15.625], 'FaceColor',[0 0 0]);
rectangle('Position',[250 -406.25 15.625 15.625], 'FaceColor',[1 1 1]);
rectangle('Position',[265.625 -406.25 15.625 15.625], 'FaceColor',[0 0 0]);
rectangle('Position',[250 -421.875 15.625 15.625], 'FaceColor',[1 1 1]);
rectangle('Position',[265.625 -421.875 15.625 15.625], 'FaceColor',[0 0 0]);
rectangle('Position',[250 -437.5 15.625 15.625], 'FaceColor',[1 1 1]);
rectangle('Position',[265.625 -437.5 15.625 15.625], 'FaceColor',[0 0 0]);
rectangle('Position',[312.5 -421.875 15.625 15.625], 'FaceColor',[1 1 1]);
rectangle('Position',[328.125 -421.875 15.625 15.625], 'FaceColor',[1 1 1]);
rectangle('Position',[312.5 -437.5 15.625 15.625], 'FaceColor',[0 0 0]);
rectangle('Position',[328.125 -437.5 15.625 15.625], 'FaceColor',[0 0 0]);
rectangle('Position',[343.75 -421.875 15.625 15.625], 'FaceColor',[1 1 1]);
rectangle('Position',[359.375 -421.875 15.625 15.625], 'FaceColor',[1 1 1]);
rectangle('Position',[343.75 -437.5 15.625 15.625], 'FaceColor',[0 0 0]);
rectangle('Position',[359.375 -437.5 15.625 15.625], 'FaceColor',[1 1 1]);
rectangle('Position',[250 -453.125 15.625 15.625], 'FaceColor',[1 1 1]);
rectangle('Position',[265.625 -453.125 15.625 15.625], 'FaceColor',[0 0 0]);
rectangle('Position',[250 -468.75 15.625 15.625], 'FaceColor',[1 1 1]);
rectangle('Position',[265.625 -468.75 15.625 15.625], 'FaceColor',[0 0 0]);
rectangle('Position',[250 -484.375 15.625 15.625], 'FaceColor',[1 1 1]);
rectangle('Position',[265.625 -484.375 15.625 15.625], 'FaceColor',[0 0 0]);
rectangle('Position',[250 -500 15.625 15.625], 'FaceColor',[0 0 0]);
rectangle('Position',[265.625 -500 15.625 15.625], 'FaceColor',[0 0 0]);
rectangle('Position',[312.5 -453.125 15.625 15.625], 'FaceColor',[0 0 0]);
rectangle('Position',[328.125 -453.125 15.625 15.625], 'FaceColor',[0 0 0]);
rectangle('Position',[312.5 -468.75 15.625 15.625], 'FaceColor',[1 1 1]);
rectangle('Position',[328.125 -468.75 15.625 15.625], 'FaceColor',[1 1 1]);
rectangle('Position',[343.75 -453.125 15.625 15.625], 'FaceColor',[0 0 0]);
rectangle('Position',[359.375 -453.125 15.625 15.625], 'FaceColor',[1 1 1]);
rectangle('Position',[343.75 -468.75 15.625 15.625], 'FaceColor',[1 1 1]);
rectangle('Position',[359.375 -468.75 15.625 15.625], 'FaceColor',[1 1 1]);
rectangle('Position',[312.5 -484.375 15.625 15.625], 'FaceColor',[1 1 1]);
rectangle('Position',[328.125 -484.375 15.625 15.625], 'FaceColor',[1 1 1]);
rectangle('Position',[312.5 -500 15.625 15.625], 'FaceColor',[0 0 0]);
rectangle('Position',[328.125 -500 15.625 15.625], 'FaceColor',[0 0 0]);
rectangle('Position',[343.75 -484.375 15.625 15.625], 'FaceColor',[1 1 1]);
rectangle('Position',[359.375 -484.375 15.625 15.625], 'FaceColor',[1 1 1]);
rectangle('Position',[343.75 -500 15.625 15.625], 'FaceColor',[0 0 0]);
rectangle('Position',[359.375 -500 15.625 15.625], 'FaceColor',[0 0 0]);
rectangle('Position',[375 -390.625 15.625 15.625], 'FaceColor',[0 0 0]);
rectangle('Position',[390.625 -390.625 15.625 15.625], 'FaceColor',[0 0 0]);
rectangle('Position',[375 -406.25 15.625 15.625], 'FaceColor',[1 1 1]);
rectangle('Position',[390.625 -406.25 15.625 15.625], 'FaceColor',[1 1 1]);
rectangle('Position',[437.5 -390.625 15.625 15.625], 'FaceColor',[0 0 0]);
rectangle('Position',[453.125 -390.625 15.625 15.625], 'FaceColor',[0 0 0]);
rectangle('Position',[437.5 -406.25 15.625 15.625], 'FaceColor',[1 1 1]);
rectangle('Position',[453.125 -406.25 15.625 15.625], 'FaceColor',[1 1 1]);
rectangle('Position',[468.75 -390.625 15.625 15.625], 'FaceColor',[0 0 0]);
rectangle('Position',[484.375 -390.625 15.625 15.625], 'FaceColor',[0 0 0]);
rectangle('Position',[468.75 -406.25 15.625 15.625], 'FaceColor',[1 1 1]);
rectangle('Position',[484.375 -406.25 15.625 15.625], 'FaceColor',[0 0 0]);
rectangle('Position',[468.75 -421.875 15.625 15.625], 'FaceColor',[1 1 1]);
rectangle('Position',[484.375 -421.875 15.625 15.625], 'FaceColor',[0 0 0]);
rectangle('Position',[468.75 -437.5 15.625 15.625], 'FaceColor',[1 1 1]);
rectangle('Position',[484.375 -437.5 15.625 15.625], 'FaceColor',[0 0 0]);
rectangle('Position',[406.25 -453.125 15.625 15.625], 'FaceColor',[0 0 0]);
rectangle('Position',[421.875 -453.125 15.625 15.625], 'FaceColor',[0 0 0]);
rectangle('Position',[406.25 -468.75 15.625 15.625], 'FaceColor',[1 1 1]);
rectangle('Position',[421.875 -468.75 15.625 15.625], 'FaceColor',[1 1 1]);
rectangle('Position',[375 -484.375 15.625 15.625], 'FaceColor',[1 1 1]);
rectangle('Position',[390.625 -484.375 15.625 15.625], 'FaceColor',[1 1 1]);
rectangle('Position',[375 -500 15.625 15.625], 'FaceColor',[0 0 0]);
rectangle('Position',[390.625 -500 15.625 15.625], 'FaceColor',[0 0 0]);
rectangle('Position',[406.25 -484.375 15.625 15.625], 'FaceColor',[1 1 1]);
rectangle('Position',[421.875 -484.375 15.625 15.625], 'FaceColor',[1 1 1]);
rectangle('Position',[406.25 -500 15.625 15.625], 'FaceColor',[0 0 0]);
rectangle('Position',[421.875 -500 15.625 15.625], 'FaceColor',[0 0 0]);
rectangle('Position',[468.75 -453.125 15.625 15.625], 'FaceColor',[1 1 1]);
rectangle('Position',[484.375 -453.125 15.625 15.625], 'FaceColor',[0 0 0]);
rectangle('Position',[468.75 -468.75 15.625 15.625], 'FaceColor',[1 1 1]);
rectangle('Position',[484.375 -468.75 15.625 15.625], 'FaceColor',[0 0 0]);
rectangle('Position',[437.5 -484.375 15.625 15.625], 'FaceColor',[1 1 1]);
rectangle('Position',[453.125 -484.375 15.625 15.625], 'FaceColor',[1 1 1]);
rectangle('Position',[437.5 -500 15.625 15.625], 'FaceColor',[0 0 0]);
rectangle('Position',[453.125 -500 15.625 15.625], 'FaceColor',[0 0 0]);
rectangle('Position',[468.75 -484.375 15.625 15.625], 'FaceColor',[1 1 1]);
rectangle('Position',[484.375 -484.375 15.625 15.625], 'FaceColor',[0 0 0]);
rectangle('Position',[468.75 -500 15.625 15.625], 'FaceColor',[0 0 0]);
rectangle('Position',[484.375 -500 15.625 15.625], 'FaceColor',[0 0 0]);
X=[466.667,453.125,429.688,414.062,390.625,390.625,359.375,343.75,304.688,289.062,273.438,257.812,234.375,203.125,234.375,203.125,171.875,140.625,109.375,85.9375,70.3125,54.6875,39.0625,39.0625,54.6875,78.125,54.6875,54.6875,46.875,23.4375,23.4375,46.875,33.3333];
Y=[-466.667,-453.125,-460.938,-460.938,-453.125,-421.875,-390.625,-343.75,-335.938,-335.938,-335.938,-335.938,-328.125,-328.125,-296.875,-265.625,-234.375,-203.125,-203.125,-226.562,-242.188,-257.812,-273.438,-289.062,-304.688,-328.125,-351.562,-367.188,-390.625,-414.062,-429.688,-453.125,-466.667];
hold on;
plot(X,Y,'r');
plot(X,Y,'bo');
legend('1706.3','Location','southoutside');
